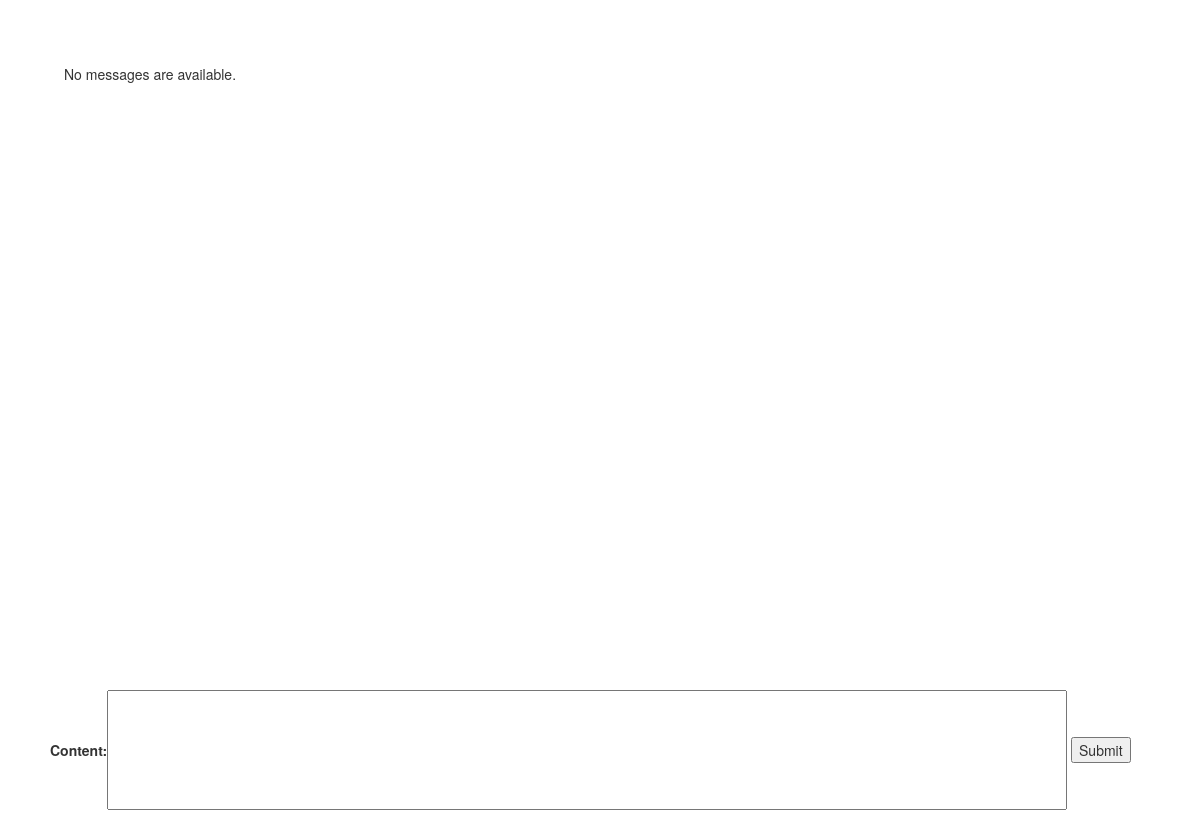
Page /chat/ (signed in) on the earlier database version.
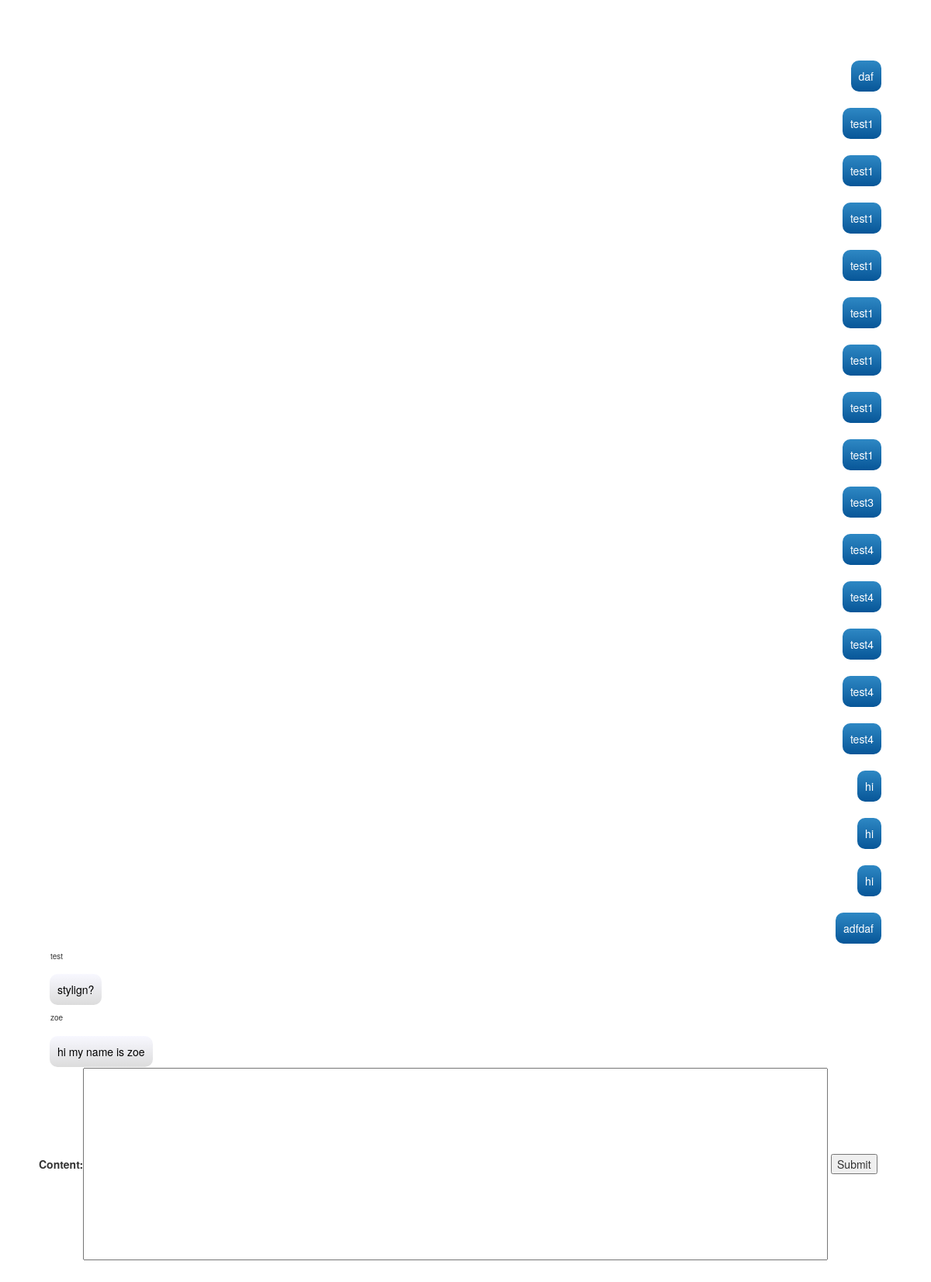
Same page on the later database version.
### client/models.py (models this page shows)
class Message(models.Model):
    username = models.CharField(max_length=20)
    date = models.DateTimeField()
    content = models.CharField(max_length=5000)

### client/views.py (the view, shortened to what this page needs)
@login_required
def chatroom(request):
    form = MessageForm()
    messages = Message.objects.all().order_by('date')
    context = {'messages': messages}
    return render(request, 'client/index.html', {'form': form, 'context': context})

### client/models.py
class MessageForm(ModelForm):
    class Meta:
        model = Message
        fields = ['content']

### templates/client/index.html (shortened to what this page needs)
{% extends 'base.html' %}
{% block body_block %}
<div class="chatroom row-fluid">
    <div class="span12">
    {% if context.messages %}
        {% for message in context.messages %}
            {% if message.username == user.username %}
            <div class="message sent"> {{ message.content }} </div>
            {% else %}
            <div class="username"> {{ message.username }} </div>
            <div class="message received"> {{ message.content }} </div>
            {% endif %}
        {% endfor %}
    {% else %}
        <p>No messages are available.</p>
    {% endif %}
  </div>
</div>
<div id="wrapper">
    <form id="message" action="/chat/" method="post">
    {{ form }}
    <input type="submit" value="Submit" />
    </form>
</div>
{% endblock %}

### templates/base.html (shortened to what this page needs)
<!DOCTYPE html>
<html>
    <head>
        {% load staticfiles %}
        <link rel="stylesheet" type="text/css" href="{% static 'css/client.css' %}" />
        <link rel="stylesheet" href="https://maxcdn.bootstrapcdn.com/bootstrap/3.3.5/css/bootstrap.min.css">
        <link rel="stylesheet" href="https://maxcdn.bootstrapcdn.com/bootstrap/3.3.5/css/bootstrap-theme.min.css">
    </head>
    <body>
    {% block body_block %}{% endblock %}
    </body>
</html>

### client/static/css/client.css (style rules this page uses)
body { padding: 50px }
.chatroom { overflow: scroll; height:80vh; padding: 1em; }
.message { clear:both; display:inline-block; padding:10px; margin:1em 0 0.5em; -webkit-border-radius:10px; -moz-border-radius:10px; border-radius:10px; }
.username { text-align: left; float: left; font-size: 10px; clear:both; display:inline-block; padding:1px; margin:0.1em 0 0.1em; -webkit-border-radius:10px; -moz-border-radius:10px; border-radius:10px; }
.sent { color:#fff; text-align: right; float:right; background:#075698; background:-webkit-gradient(linear, 0 0, 0 100%, from(#2e88c4), to(#075698)); background:-moz-linear-gradient(#2e88c4, #075698); background:-o-linear-gradient(#2e88c4, #075698); background:linear-gradient(#2e88c4, #075698); }
.received { color: #000; text-align: left; float: left; background:#DCDCDC; background:-webkit-gradient(linear, 0 0, 0 100%, from(#2e88c4), to(#DCDCDC)); background:-moz-linear-gradient(#F8F8FF, #DCDCDC); background:-o-linear-gradient(#F8F8FF, #DCDCDC); background:linear-gradient(#F8F8FF, #DCDCDC); }
input#id_content { width: 80vw; height: 15vh; }

Differences in the rows shown:
added Message: content "daf"
added Message: content "test1"
added Message: content "test1"
added Message: content "test1"
added Message: content "test1"
added Message: content "test1"
added Message: content "test1"
added Message: content "test1"
added Message: content "test1"
added Message: content "test3"
added Message: content "test4"
added Message: content "test4"
added Message: content "test4"
added Message: content "test4"
added Message: content "test4"
added Message: content "hi"
added Message: content "hi"
added Message: content "hi"
added Message: content "adfdaf"
added Message: username "test", content "stylign?"
added Message: username "zoe", content "hi my name is zoe"
Other differences:
text no longer shown: "No messages are available."
